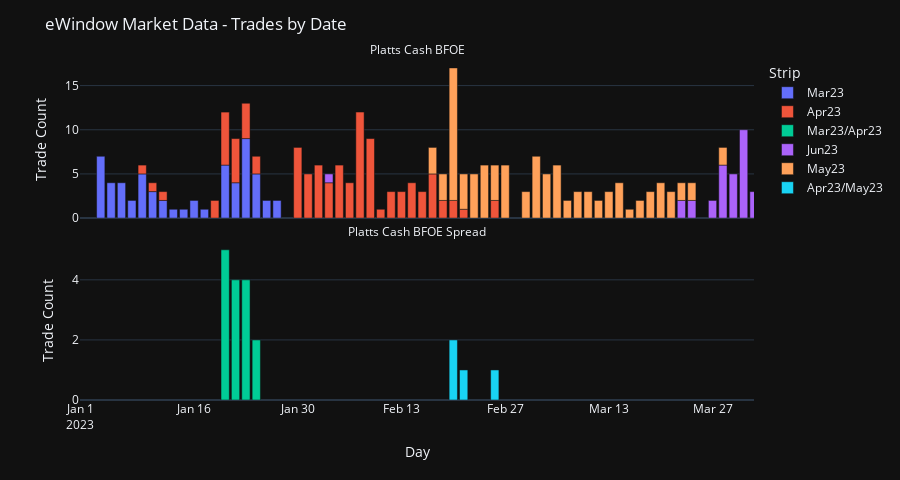

Here is the notebook cell this chart was saved with:
### Code cell
def create_plot(
    df: pd.DataFrame,
    date_lower: date,
    date_upper: date,
    values: Literal["price", "count"] = "price",
) -> go.Figure:
    if values == "price":
        fig = px.line(
            df,
            x="Day",
            y="Avg. Price",
            color="Strip",
            facet_col="Product",
            facet_col_wrap=1,
            template="plotly_dark",
        )
    elif values == "count":
        fig = px.bar(
            df,
            x="Day",
            y="Trade Count",
            color="Strip",
            facet_col="Product",
            facet_col_wrap=1,
            template="plotly_dark",
        )

    fig.update_xaxes(
        matches="x", # match x-axis across subplots, for easy comparison and brushing
        rangebreaks=[{"pattern": "day of week", "bounds": [6, 1]}], # remove weekends
        range=[date_lower, date_upper],
    )

    fig.update_yaxes(matches=None)

    fig.for_each_annotation(lambda a: a.update(text=a.text.split("=")[-1])) # make facet labels prettier
    fig.update_layout(height=240 * df["Product"].nunique(), title="eWindow Market Data - Trades by Date")

    return fig


create_plot(grouped, date(2023, 1, 1), date(2023, 3, 31), values="count")

### Figure 1 — Plotly figure (JSON) as saved in the notebook; plotly's stock layout.template omitted (floating-point values rounded to 4 significant figures)
{"data": [{"alignmentgroup": "True", "hovertemplate": "Strip=Mar23<br>Product=Platts Cash BFOE<br>Day=%{x}<br>Trade Count=%{y}<extra></extra>", "legendgroup": "Mar23", "marker": {"color": "#636efa", "pattern": {"shape": ""}}, "name": "Mar23", "offsetgroup": "Mar23", "orientation": "v", "showlegend": true, "textposition": "auto", "type": "bar", "x": ["2023-01-03T00:00:00", "2023-01-04T00:00:00", "2023-01-05T00:00:00", "2023-01-06T00:00:00", "2023-01-09T00:00:00", "2023-01-10T00:00:00", "2023-01-11T00:00:00", "2023-01-12T00:00:00", "2023-01-13T00:00:00", "2023-01-16T00:00:00", "2023-01-17T00:00:00", "2023-01-19T00:00:00", "2023-01-20T00:00:00", "2023-01-23T00:00:00", "2023-01-24T00:00:00", "2023-01-25T00:00:00", "2023-01-26T00:00:00"], "xaxis": "x2", "y": [7, 4, 4, 2, 5, 3, 2, 1, 1, 2, 1, 6, 4, 9, 5, 2, 2], "yaxis": "y2"}, {"alignmentgroup": "True", "hovertemplate": "Strip=Apr23<br>Product=Platts Cash BFOE<br>Day=%{x}<br>Trade Count=%{y}<extra></extra>", "legendgroup": "Apr23", "marker": {"color": "#EF553B", "pattern": {"shape": ""}}, "name": "Apr23", "offsetgroup": "Apr23", "orientation": "v", "showlegend": true, "textposition": "auto", "type": "bar", "x": ["2023-01-09T00:00:00", "2023-01-10T00:00:00", "2023-01-11T00:00:00", "2023-01-18T00:00:00", "2023-01-19T00:00:00", "2023-01-20T00:00:00", "2023-01-23T00:00:00", "2023-01-24T00:00:00", "2023-01-30T00:00:00", "2023-01-31T00:00:00", "2023-02-01T00:00:00", "2023-02-02T00:00:00", "2023-02-03T00:00:00", "2023-02-06T00:00:00", "2023-02-07T00:00:00", "2023-02-08T00:00:00", "2023-02-09T00:00:00", "2023-02-10T00:00:00", "2023-02-13T00:00:00", "2023-02-14T00:00:00", "2023-02-15T00:00:00", "2023-02-16T00:00:00", "2023-02-17T00:00:00", "2023-02-20T00:00:00", "2023-02-21T00:00:00", "2023-02-24T00:00:00"], "xaxis": "x2", "y": [1, 1, 1, 2, 6, 5, 4, 2, 8, 5, 6, 4, 6, 4, 12, 9, 1, 3, 3, 4, 3, 5, 2, 2, 1, 2], "yaxis": "y2"}, {"alignmentgroup": "True", "hovertemplate": "Strip=Mar23/Apr23<br>Product=Platts Cash BFOE Spread<br>Day=%{x}<br>Trade Count=%{y}<extra></extra>", "legendgroup": "Mar23/Apr23", "marker": {"color": "#00cc96", "pattern": {"shape": ""}}, "name": "Mar23/Apr23", "offsetgroup": "Mar23/Apr23", "orientation": "v", "showlegend": true, "textposition": "auto", "type": "bar", "x": ["2023-01-19T00:00:00", "2023-01-20T00:00:00", "2023-01-23T00:00:00", "2023-01-24T00:00:00"], "xaxis": "x", "y": [5, 4, 4, 2], "yaxis": "y"}, {"alignmentgroup": "True", "hovertemplate": "Strip=Jun23<br>Product=Platts Cash BFOE<br>Day=%{x}<br>Trade Count=%{y}<extra></extra>", "legendgroup": "Jun23", "marker": {"color": "#ab63fa", "pattern": {"shape": ""}}, "name": "Jun23", "offsetgroup": "Jun23", "orientation": "v", "showlegend": true, "textposition": "auto", "type": "bar", "x": ["2023-02-02T00:00:00", "2023-03-22T00:00:00", "2023-03-23T00:00:00", "2023-03-27T00:00:00", "2023-03-28T00:00:00", "2023-03-29T00:00:00", "2023-03-30T00:00:00", "2023-03-31T00:00:00"], "xaxis": "x2", "y": [1, 2, 2, 2, 6, 5, 10, 3], "yaxis": "y2"}, {"alignmentgroup": "True", "hovertemplate": "Strip=May23<br>Product=Platts Cash BFOE<br>Day=%{x}<br>Trade Count=%{y}<extra></extra>", "legendgroup": "May23", "marker": {"color": "#FFA15A", "pattern": {"shape": ""}}, "name": "May23", "offsetgroup": "May23", "orientation": "v", "showlegend": true, "textposition": "auto", "type": "bar", "x": ["2023-02-16T00:00:00", "2023-02-17T00:00:00", "2023-02-20T00:00:00", "2023-02-21T00:00:00", "2023-02-22T00:00:00", "2023-02-23T00:00:00", "2023-02-24T00:00:00", "2023-02-27T00:00:00", "2023-03-01T00:00:00", "2023-03-02T00:00:00", "2023-03-03T00:00:00", "2023-03-06T00:00:00", "2023-03-07T00:00:00", "2023-03-08T00:00:00", "2023-03-09T00:00:00", "2023-03-10T00:00:00", "2023-03-13T00:00:00", "2023-03-14T00:00:00", "2023-03-15T00:00:00", "2023-03-16T00:00:00", "2023-03-17T00:00:00", "2023-03-20T00:00:00", "2023-03-21T00:00:00", "2023-03-22T00:00:00", "2023-03-23T00:00:00", "2023-03-28T00:00:00"], "xaxis": "x2", "y": [3, 3, 15, 4, 5, 6, 4, 6, 3, 7, 5, 6, 2, 3, 3, 2, 3, 4, 1, 2, 3, 4, 3, 2, 2, 2], "yaxis": "y2"}, {"alignmentgroup": "True", "hovertemplate": "Strip=Apr23/May23<br>Product=Platts Cash BFOE Spread<br>Day=%{x}<br>Trade Count=%{y}<extra></extra>", "legendgroup": "Apr23/May23", "marker": {"color": "#19d3f3", "pattern": {"shape": ""}}, "name": "Apr23/May23", "offsetgroup": "Apr23/May23", "orientation": "v", "showlegend": true, "textposition": "auto", "type": "bar", "x": ["2023-02-20T00:00:00", "2023-02-21T00:00:00", "2023-02-24T00:00:00"], "xaxis": "x", "y": [2, 1, 1], "yaxis": "y"}], "layout": {"annotations": [{"font": {}, "showarrow": false, "text": "Platts Cash BFOE Spread", "x": 0.5, "xanchor": "center", "xref": "paper", "y": 0.465, "yanchor": "bottom", "yref": "paper"}, {"font": {}, "showarrow": false, "text": "Platts Cash BFOE", "x": 0.5, "xanchor": "center", "xref": "paper", "y": 1.0, "yanchor": "bottom", "yref": "paper"}], "barmode": "relative", "height": 480, "legend": {"title": {"text": "Strip"}, "tracegroupgap": 0}, "margin": {"t": 60}, "title": {"text": "eWindow Market Data - Trades by Date"}, "xaxis": {"anchor": "y", "domain": [0, 1], "matches": "x", "range": ["2023-01-01", "2023-03-31"], "rangebreaks": [{"bounds": [6, 1], "pattern": "day of week"}], "title": {"text": "Day"}}, "xaxis2": {"anchor": "y2", "domain": [0, 1], "matches": "x", "range": ["2023-01-01", "2023-03-31"], "rangebreaks": [{"bounds": [6, 1], "pattern": "day of week"}], "showticklabels": false}, "yaxis": {"anchor": "x", "domain": [0, 0.465], "title": {"text": "Trade Count"}}, "yaxis2": {"anchor": "x2", "domain": [0.535, 1.0], "title": {"text": "Trade Count"}}}}
